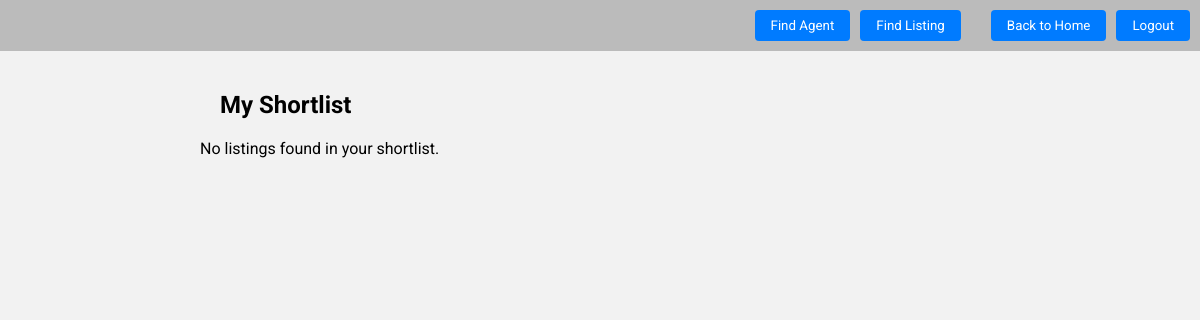
Page /Boundary/buyer/my_shortlist.php (signed in) on the earlier database version.
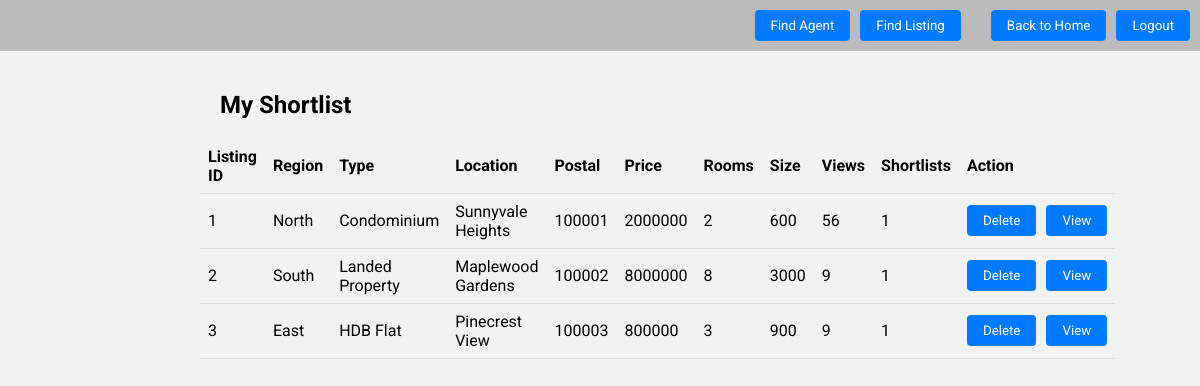
Same page on the later database version.
### tables this page shows
CREATE TABLE `listing` (
  `listing_id` int(11) NOT NULL,
  `ra_id` int(11) NOT NULL,
  `user_id` int(11) NOT NULL,
  `region` enum('North','South','East','West','Central') NOT NULL,
  `type` enum('Condominium','Landed Property','HDB Flat') NOT NULL,
  `location` text NOT NULL,
  `postal` int(6) NOT NULL,
  `price` int(11) NOT NULL,
  `rooms` int(1) NOT NULL,
  `size` int(11) NOT NULL,
  `views` int(11) DEFAULT NULL,
  `shortlists` int(11) DEFAULT NULL
);

CREATE TABLE `shortlist` (
  `listing_id` int(11) NOT NULL,
  `user_id` int(11) NOT NULL
);

### Control/buyer/my_shortlist_controller.php (called while the page is built, shortened)
<?php
require_once('../../Database/db_conn.php');
require_once('../../Entity/listing.php');
class MyShortlistController {
    private $Listing;
    public function __construct($conn) {
        $this->Listing = new Listing($conn);
    }
    public function getShortlistedListings($user_id) {
        return $this->Listing->getShortlistedListings($user_id);
    }
}
?>

### Entity/listing.php (called while the page is built, shortened)
<?php
class Listing {
    private $conn;
    public function __construct($conn) {
        $this->conn = $conn;
    }
    public function getShortlistedListings($user_id) {
        $sql = "SELECT * FROM listing INNER JOIN shortlist ON listing.listing_id = shortlist.listing_id WHERE shortlist.user_id = ?";
        $stmt = $this->conn->prepare($sql);
        $stmt->bind_param("i", $user_id);
        $stmt->execute();
        $result = $stmt->get_result();
        $listings = array();
        while ($row = $result->fetch_assoc()) {
            $listings[] = $row;
        }
        return $listings;
    }
}
?>

### Boundary/buyer/my_shortlist.php (the view, shortened to what this page needs)
<?php
require_once('../../Database/db_conn.php');
require_once('../../Control/buyer/my_shortlist_controller.php');
$myShortlistController = new MyShortlistController($conn);
$user_id = $_SESSION['user_id'];
$shortlistedListings = $myShortlistController->getShortlistedListings($user_id);
?>
<!DOCTYPE html>
<html lang="en">
<head>
</head>
<body>
<?php include 'header.php'?>
<div class="container">
    <h2 class="title">My Shortlist</h2>
    <?php if (!empty($shortlistedListings)): ?>
    <div class="listings">
        <table>
            <thead>
                <tr>
                    <th>Listing ID</th>
                    <th>Region</th>
                    <th>Type</th>
                    <th>Location</th>
                    <th>Postal</th>
                    <th>Price</th>
                    <th>Rooms</th>
                    <th>Size</th>
                    <th>Views</th>
                    <th>Shortlists</th>
                    <th>Action</th>
                </tr>
            </thead>
            <tbody>
                <?php foreach ($shortlistedListings as $listing): ?>
                <tr>
                    <td><?php echo $listing['listing_id']; ?></td>
                    <td><?php echo $listing['region']; ?></td>
                    <td><?php echo $listing['type']; ?></td>
                    <td><?php echo $listing['location']; ?></td>
                    <td><?php echo $listing['postal']; ?></td>
                    <td><?php echo $listing['price']; ?></td>
                    <td><?php echo $listing['rooms']; ?></td>
                    <td><?php echo $listing['size']; ?></td>
                    <td><?php echo $listing['views']; ?></td>
                    <td><?php echo $listing['shortlists']; ?></td>
                    <td>
                        <div class="buttons">
                        <form action="../../Control/buyer/delete_shortlist_controller.php" method="post">
                            <button type="submit">Delete</button>
                        </form>
                        <form action="../../Boundary/buyer/view_listing.php" method="get">
                            <button type="submit">View</button>
                        </form>
                        </div>
                    </td>
                </tr>
                <?php endforeach; ?>
            </tbody>
        </table>
    </div>
    <?php else: ?>
    <p>No listings found in your shortlist.</p>
    <?php endif; ?>
</div>
</body>
</html>

Differences in the rows shown:
now on this page (row edited): listing: shortlist.listing_id "1", region "North", type "Condominium", location "Sunnyvale Heights", postal "100001", price "2000000", rooms "2", size "600", views "56", shortlists "1"
now on this page (row edited): listing: shortlist.listing_id "2", region "South", type "Landed Property", location "Maplewood Gardens", postal "100002", price "8000000", rooms "8", size "3000", views "9", shortlists "1"
now on this page (row edited): listing: shortlist.listing_id "3", region "East", type "HDB Flat", location "Pinecrest View", postal "100003", price "800000", rooms "3", size "900", views "9", shortlists "1"
Other differences:
text no longer shown: "No listings found in your shortlist."
text now shown: "Listing ID Region Type Location Postal Price Rooms Size Views Shortlists Action"
